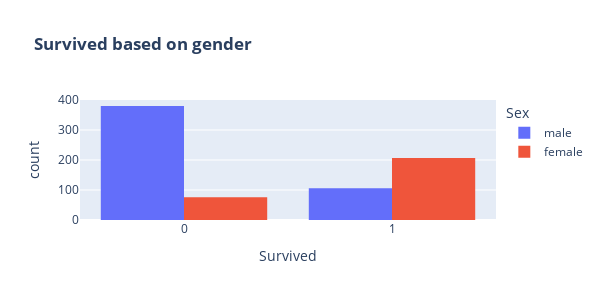

The notebook cell saved with this chart:
### Code cell
fig=px.histogram(df,x="Survived",
             color="Sex",
             title="<b> Survived based on gender",
             barmode="group")

fig.update_layout(width=600,
                  height=300,
                  bargap=0.2)
fig.show()

### Figure 1 — Plotly figure (JSON) as saved in the notebook; plotly's stock layout.template omitted (floating-point values rounded to 4 significant figures; data arrays with more than 128 entries replaced by an {"elided": "..."} marker saying what was removed)
{"data": [{"alignmentgroup": "True", "bingroup": "x", "hovertemplate": "Sex=male<br>Survived=%{x}<br>count=%{y}<extra></extra>", "legendgroup": "male", "marker": {"color": "#636efa", "pattern": {"shape": ""}}, "name": "male", "offsetgroup": "male", "orientation": "v", "showlegend": true, "type": "histogram", "x": {"elided": "486 int values"}, "xaxis": "x", "yaxis": "y"}, {"alignmentgroup": "True", "bingroup": "x", "hovertemplate": "Sex=female<br>Survived=%{x}<br>count=%{y}<extra></extra>", "legendgroup": "female", "marker": {"color": "#EF553B", "pattern": {"shape": ""}}, "name": "female", "offsetgroup": "female", "orientation": "v", "showlegend": true, "type": "histogram", "x": {"elided": "283 int values"}, "xaxis": "x", "yaxis": "y"}], "layout": {"bargap": 0.2, "barmode": "group", "height": 300, "legend": {"title": {"text": "Sex"}, "tracegroupgap": 0}, "title": {"text": "<b> Survived based on gender"}, "width": 600, "xaxis": {"anchor": "y", "domain": [0, 1], "title": {"text": "Survived"}}, "yaxis": {"anchor": "x", "domain": [0, 1], "title": {"text": "count"}}}}
